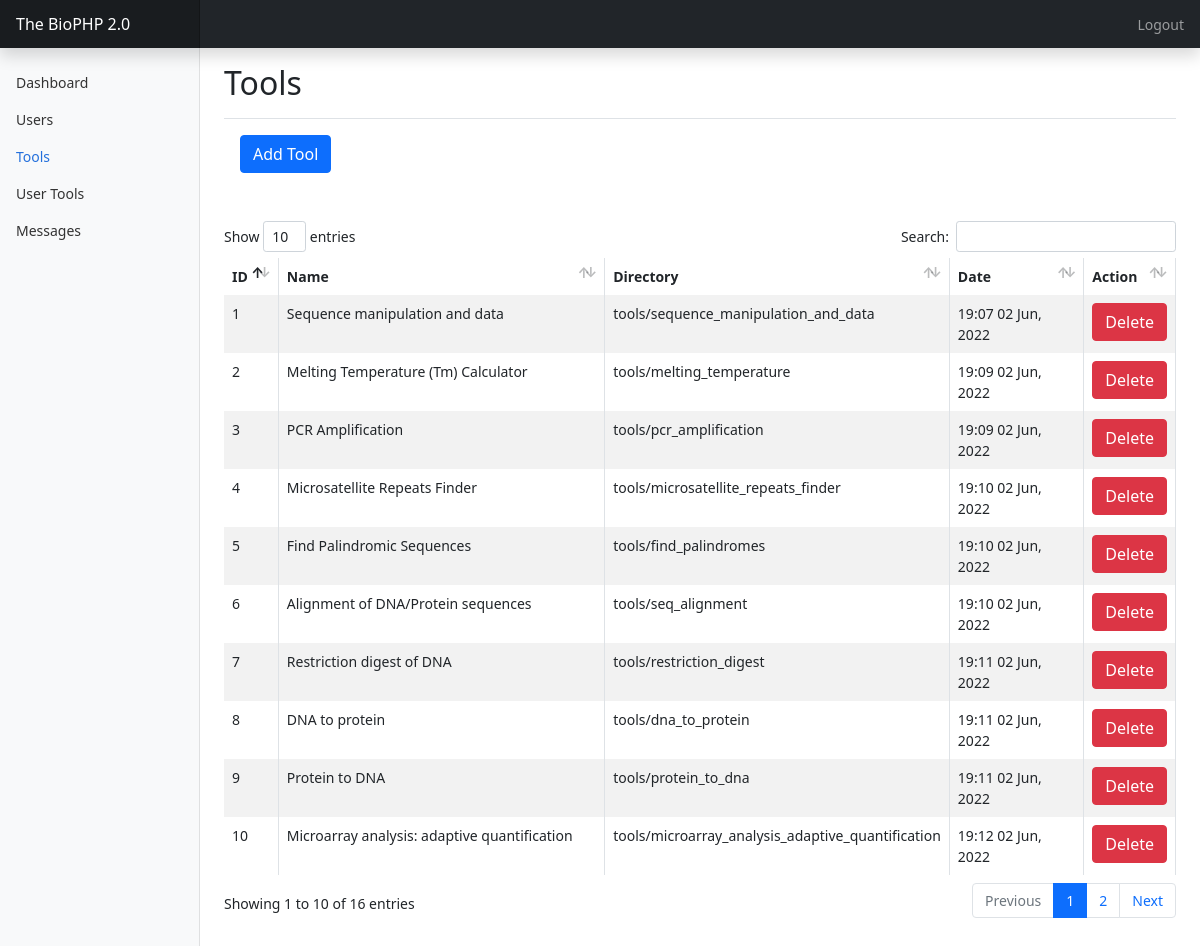
Screenshot of /dashboard/tools.php (signed in) with the database file from the repository.
### tables this page shows
CREATE TABLE `tools` (
  `t_id` int(11) NOT NULL,
  `name` varchar(255) NOT NULL,
  `u_id` int(11) NOT NULL,
  `directory` varchar(255) NOT NULL,
  `date` datetime NOT NULL
);

### dashboard/defines/db_conn.php (called while the page is built, shortened)
<?php
class db_connection{
	private $conn;
	public function __construct(){
		$servername = "localhost";
		$username = "root";
		$password = "";
		$db_name = "biophp";
		$this->conn = mysqli_connect($servername, $username, $password);
		mysqli_select_db($this->conn,$db_name);
	}
	public function call_db(){
		return $this->conn;
	}
	public function query($query){
		return mysqli_query($this->call_db(), $query);
	}
	public function time_elapsed_string($datetime, $full = false) {
		$now = new DateTime;
		$ago = new DateTime($datetime);
		$diff = $now->diff($ago);
		if ($diff->y < 1 && $diff->m < 1 && $diff->d < 1 && $diff->h < 2) {
			$diff->w = floor($diff->d / 7);
			$diff->d -= $diff->w * 7;
			$string = array(
				'y' => 'year',
				'm' => 'month',
				'w' => 'week',
				'd' => 'day',
				'h' => 'hour',
				'i' => 'minute',
				's' => 'second',
			);
			foreach ($string as $k => &$v) {
				if ($diff->$k) {
					$v = $diff->$k . ' ' . $v . ($diff->$k > 1 ? 's' : '');
				} else {
					unset($string[$k]);
				}
			}
            if (!$full) $string = array_slice($string, 0, 1);
                return  $string ? implode(', ', $string).' ago'  : 'juste maintenant';
		}elseif($diff->y < 1 && $diff->m < 1 ){
			return date(("H:i d M"),strtotime($datetime));
		}else{
			return date(("H:i d M, Y"),strtotime($datetime));
		}
	}
}
?>

### dashboard/defines/classes.php (the view, shortened to what this page needs)
<?php
class tools extends db_connection
{
    public function ad_show_tools()
    {
        $show = '';
        $sql = $this->query("SELECT * FROM `tools` WHERE `t_id` > 0");
        $row = mysqli_fetch_assoc($sql);
        if (!empty($row)) {
            do {
                $show .= '<tr>
                <td>'.$row['t_id'].'</td>
                <td>'.nl2br($row['name']).'</a></td>
                <td>'.nl2br($row['directory']).'</td>
                <td>'.$this->time_elapsed_string($row['date']).'</td>
                <td><a href="?delete='.$row['t_id'].'" class="btn btn-danger">Delete</a></td>
            </tr>';
            } while ($row = mysqli_fetch_assoc($sql));
        } else {
            $show = '<div class="alert alert-danger">No tools found!</div>';
        }
        return $show;
    }
}

### dashboard/dashboard.css (style rules this page uses)
body { font-size: .875rem; }
a { text-decoration: none; }

### rows the page displays
tools: t_id "1", name "Sequence manipulation and data", directory "tools/sequence_manipulation_and_data", date "19:07 02 Jun, 2022"
tools: t_id "2", name "Melting Temperature (Tm) Calculator", directory "tools/melting_temperature", date "19:09 02 Jun, 2022"
tools: t_id "3", name "PCR Amplification", directory "tools/pcr_amplification", date "19:09 02 Jun, 2022"
tools: t_id "4", name "Microsatellite Repeats Finder", directory "tools/microsatellite_repeats_finder", date "19:10 02 Jun, 2022"
tools: t_id "5", name "Find Palindromic Sequences", directory "tools/find_palindromes", date "19:10 02 Jun, 2022"
tools: t_id "6", name "Alignment of DNA/Protein sequences", directory "tools/seq_alignment", date "19:10 02 Jun, 2022"
tools: t_id "7", name "Restriction digest of DNA", directory "tools/restriction_digest", date "19:11 02 Jun, 2022"
tools: t_id "8", name "DNA to protein", directory "tools/dna_to_protein", date "19:11 02 Jun, 2022"
tools: t_id "9", name "Protein to DNA", directory "tools/protein_to_dna", date "19:11 02 Jun, 2022"
tools: t_id "10", name "Microarray analysis: adaptive quantification", directory "tools/microarray_analysis_adaptive_quantification", date "19:12 02 Jun, 2022"
